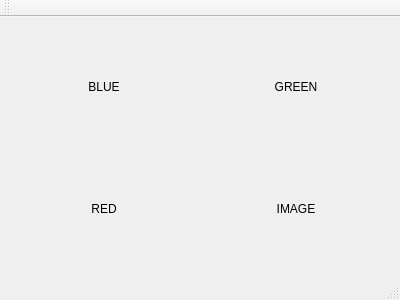
<?xml version="1.0" encoding="UTF-8"?>
<ui version="4.0">
 <class>MainWindow</class>
 <widget class="QMainWindow" name="MainWindow">
  <property name="geometry">
   <rect>
    <x>0</x>
    <y>0</y>
    <width>400</width>
    <height>300</height>
   </rect>
  </property>
  <property name="windowTitle">
   <string>MainWindow</string>
  </property>
  <widget class="QWidget" name="centralWidget">
   <layout class="QGridLayout" name="gridLayout">
    <item row="0" column="0">
     <widget class="QLabel" name="blue">
      <property name="text">
       <string>BLUE</string>
      </property>
      <property name="alignment">
       <set>Qt::AlignCenter</set>
      </property>
     </widget>
    </item>
    <item row="0" column="1">
     <widget class="QLabel" name="green">
      <property name="text">
       <string>GREEN</string>
      </property>
      <property name="alignment">
       <set>Qt::AlignCenter</set>
      </property>
     </widget>
    </item>
    <item row="1" column="0">
     <widget class="QLabel" name="red">
      <property name="text">
       <string>RED</string>
      </property>
      <property name="alignment">
       <set>Qt::AlignCenter</set>
      </property>
     </widget>
    </item>
    <item row="1" column="1">
     <widget class="QLabel" name="image">
      <property name="text">
       <string>IMAGE</string>
      </property>
      <property name="alignment">
       <set>Qt::AlignCenter</set>
      </property>
     </widget>
    </item>
   </layout>
  </widget>
  <widget class="QMenuBar" name="menuBar">
   <property name="geometry">
    <rect>
     <x>0</x>
     <y>0</y>
     <width>400</width>
     <height>20</height>
    </rect>
   </property>
  </widget>
  <widget class="QToolBar" name="mainToolBar">
   <attribute name="toolBarArea">
    <enum>TopToolBarArea</enum>
   </attribute>
   <attribute name="toolBarBreak">
    <bool>false</bool>
   </attribute>
  </widget>
  <widget class="QStatusBar" name="statusBar"/>
 </widget>
 <layoutdefault spacing="6" margin="11"/>
 <resources/>
 <connections/>
</ui>
